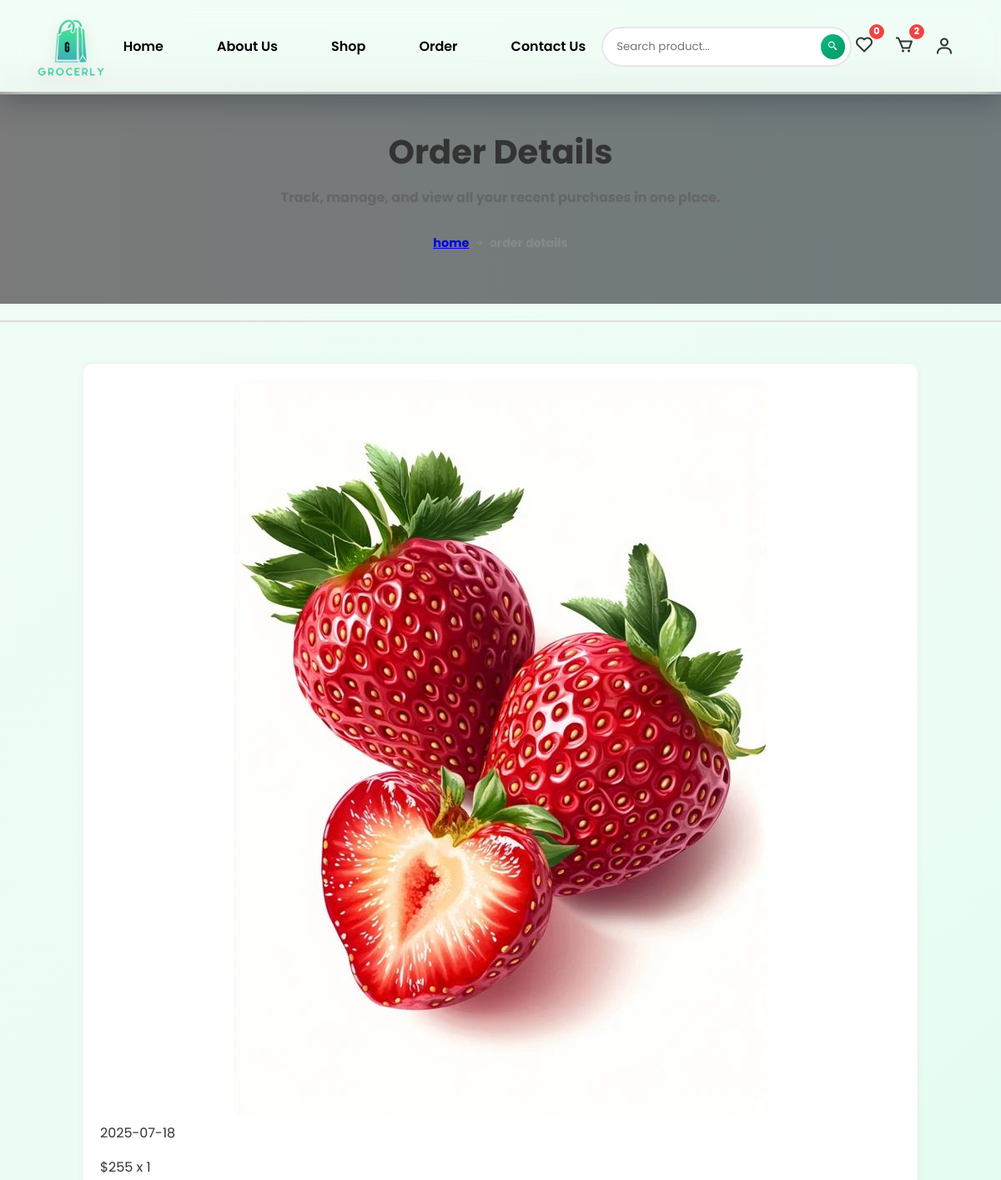
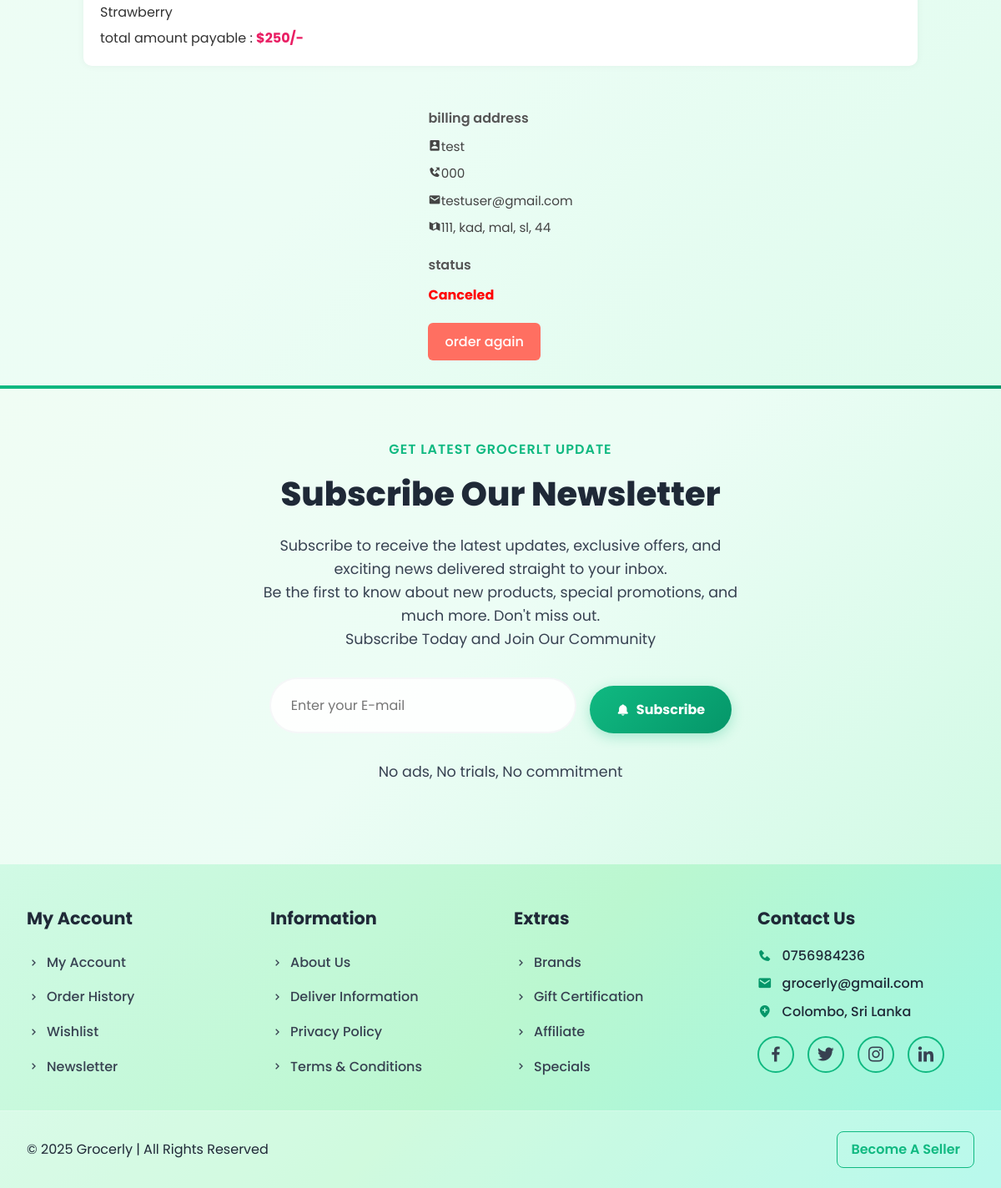
Screenshot of /view_order.php?get_id=5 (signed in) with the database file from the repository (2 pictures, top to bottom).
### tables this page shows
CREATE TABLE `product` (
  `product_id` int(20) NOT NULL,
  `seller_id` int(20) NOT NULL,
  `name` varchar(255) NOT NULL,
  `price` varchar(50) NOT NULL,
  `image` varchar(255) NOT NULL,
  `stock` int(20) NOT NULL,
  `status` varchar(50) NOT NULL,
  `category` varchar(100) NOT NULL,
  `description` varchar(255) DEFAULT NULL,
  `brand` varchar(100) DEFAULT NULL,
  `sizes` varchar(100) DEFAULT NULL
);

CREATE TABLE `orders` (
  `order_id` int(20) NOT NULL,
  `user_id` int(20) NOT NULL,
  `seller_id` int(20) NOT NULL,
  `name` varchar(255) NOT NULL,
  `number` varchar(20) NOT NULL,
  `email` varchar(255) NOT NULL,
  `address` text NOT NULL,
  `address_type` varchar(100) NOT NULL,
  `method` varchar(50) NOT NULL,
  `product_id` int(20) NOT NULL,
  `price` varchar(50) NOT NULL,
  `qty` varchar(50) NOT NULL,
  `dates` date DEFAULT curdate(),
  `status` varchar(50) DEFAULT 'in progress',
  `payment_status` varchar(50) DEFAULT 'in progress'
);

### view_order.php (the view, shortened to what this page needs)
<?php
if (isset($_GET['get_id'])) {
    $get_id = $_GET['get_id'];
} else {
    header('location:order.php');
    exit;
}
?>
<!DOCTYPE html>
<html lang="en">
<head>
        <link rel="stylesheet" type="text/css" href="css/user_styles.css">
        <link rel="stylesheet" type="text/css" href="css/order.css">
        <link rel="stylesheet" href="https://cdnjs.cloudflare.com/ajax/libs/font-awesome/6.2.0/css/all.min.css">
        <link href="https://unpkg.com/boxicons@2.1/css/boxicons.min.css" rel="stylesheet">
    </head>
<body>
    <?php include('components/user_header.php'); ?>
    <div class="order_banner">
        <div class="header">
            <h1> Order Details <h1>
            <p class="subtitle">Track, manage, and view all your recent purchases in one place.</p>
            <span><a href="home.php">home</a><i class="bx bx-right-arrow-alt"></i>order details</span>
        </div>
    </div>
    <div class="line2"></div>
    <div class="view_order">
        <div class="box-container">
        <?php
            $select_order = $conn->prepare("SELECT * FROM `orders` WHERE order_id = ? LIMIT 1");
            $select_order->execute([$get_id]);
            if ($select_order->rowCount() > 0){
                while($fetch_order = $select_order->fetch(PDO::FETCH_ASSOC)){
                    $select_product = $conn->prepare("SELECT * FROM `product` WHERE product_id = ?");
                    $select_product->execute([$fetch_order['product_id']]);
                    if($select_product->rowCount() > 0){
                        while($fetch_product = $select_product->fetch(PDO::FETCH_ASSOC)){
                            $grand_total = ($fetch_order['price']*$fetch_order['qty']);
        ?>
        <div class="box">
            <div class="col">
                <div class="product_slider">
                    <img src="uploaded_files/<?= $fetch_product['image'] ?>" class="img1" alt="Product Image">
                </div>
                <p class="date">
                <i class="bx bxs-calender"></i><span><?= $fetch_order['dates']; ?></span></p>
                <div class="details">
                    <p class="price">$<?= $fetch_product['price']; ?> x <?= $fetch_order['qty'];?></p>
                    <p class="name"><?= $fetch_product['name'];?></p>
                    <p class="grad_total">total amount payable : <span>$<?= $grand_total?>/-</span></p>
                </div>
            </div>
        </div>
        <div class="col">
            <p class="title">billing address</p>
            <p class="user"><i class="bx bxs-user-rectangle"></i><?= $fetch_order['name']; ?></p>
            <p class="user"><i class="bx bxs-phone-outgoing"></i><?= $fetch_order['number']; ?></p>
            <p class="user"><i class="bx bxs-envelope"></i><?= $fetch_order['email']; ?></p>
            <p class="user"><i class="bx bxs-map-alt"></i><?= $fetch_order['address']; ?></p>
            <p class="title">status</p>
            <p class="status" style="color:<?php if($fetch_order['status']=='delivered'){echo "green";}elseif($fetch_order['status']=='canceled'){echo "red";}else{echo "orange";}?>"><?= $fetch_order['status']; ?></p>
            <?php if($fetch_order['status'] == 'canceled'): ?>
                <a href="checkout.php?get_id=<?= $fetch_product['product_id'] ?>" class="btn">order again</a>
            <?php else: ?>
                <form action="" method="post">
                    <button type="submit" name="canceled" class="btn" onclick="return confirm('Do you want to canceled this order?');">canceled</button>
                </form>
            <?php endif;?>
        </div>
        <?php
                        }
                    }
                }
            }else {
            echo '
                <div class="empty">
                    <p>no order take placed yet! </p>
                </div>
                ';
        }
        ?>
    </div>
</div>
    <?php include('components/footer.php'); ?>
    </body>
</html>

### css/user_styles.css (style rules this page uses)
:root { --primary-color: #10b981; --primary-dark: #059669; --text-primary: #1f2937; --text-secondary: #374151; --text-muted: #6b7280; --text-placeholder: #9ca3af; --border-color: #e5e7eb57; }
* { margin: 0; padding: 0; box-sizing: border-box; }
body { font-family: "Inter", sans-serif; background: linear-gradient(135deg, #f0fdf4 0%, #ecfdf5 50%, #d1fae5 100%); min-height: 100vh; position: relative; }

### css/order.css (style rules this page uses)
* { margin: 0; padding: 0; box-sizing: border-box; font-family: 'Poppins', sans-serif; }
body { background-color: #f7f9fa; color: #333; line-height: 1.6; }
.order_banner { background-image: url("../images/order.jpg"); background-size: cover; background-position: center; background-repeat: no-repeat; padding: 160px 20px 80px; text-align: center; position: relative; color: white; }
.order_banner::before { content: ''; position: absolute; inset: 0; background-color: rgba(0, 0, 0, 0.5); z-index: 0; }
.order_banner .header { position: relative; z-index: 1; }
.order_banner .subtitle { font-size: 1.1rem; color: #f1f1f1; }
.status { font-size: 0.95rem; font-weight: 500; margin-top: 10px; text-transform: capitalize; }
.order_banner { padding: 200px 20px 100px; position: relative; text-align: center; color: #fff; z-index: 1; margin-top: 110px; }
.order_banner::before { content: ""; position: absolute; top: 0; left: 0; width: 100%; height: 100%; z-index: -1; }
.status { margin-top: 10px; font-size: 15px; font-weight: 500; text-transform: capitalize; }
.order_banner { background: linear-gradient(to right, #f5f5f5, #e0f7fa); padding: 40px 20px; text-align: center; }
.order_banner .header h1 { font-size: 2.5rem; color: #333; margin-bottom: 10px; }
.order_banner .header p.subtitle { font-size: 1rem; color: #666; }
.order_banner .header span { font-size: 0.9rem; color: #888; }
.order_banner .header span i { vertical-align: middle; margin: 0 5px; }
.line2 { height: 2px; background-color: #ddd; margin: 20px 0; }
.view_order { padding: 30px 20px; }
.view_order .box-container { display: flex; flex-wrap: wrap; gap: 30px; justify-content: center; }
.view_order .box { display: flex; flex-direction: row; flex-wrap: wrap; background: #fff; box-shadow: 0 0 10px rgba(0,0,0,0.05); border-radius: 10px; overflow: hidden; max-width: 1000px; width: 100%; }
.view_order .box .col { flex: 1; padding: 20px; min-width: 300px; }
.product_slider { position: relative; text-align: center; }
.product_slider img { max-width: 100%; height: auto; border-radius: 10px; }
.details { margin-top: 15px; }
.details .price, .details .name { font-size: 1rem; margin-bottom: 5px; }
.details .grad_total span { font-weight: bold; color: #e91e63; }
.title { font-weight: 600; margin: 20px 0 10px; color: #555; }
.user { margin-bottom: 8px; color: #444; font-size: 0.95rem; }
.status { font-weight: bold; text-transform: capitalize; font-size: 1rem; margin-bottom: 10px; }
.btn { display: inline-block; background-color: #ff6f61; color: #fff; padding: 10px 20px; border-radius: 6px; text-decoration: none; font-weight: 500; margin-top: 10px; transition: 0.3s ease; }

### rows the page displays
orders: dates "2025-07-18", qty "1", price "250", name "test", number "000", email "testuser@gmail.com", address "111, kad, mal, sl, 44", status "Canceled"
product: image (picture), price "255", name "Strawberry"

### other values shown
$total_wishlist_items "0"
$total_cart_items "2"
